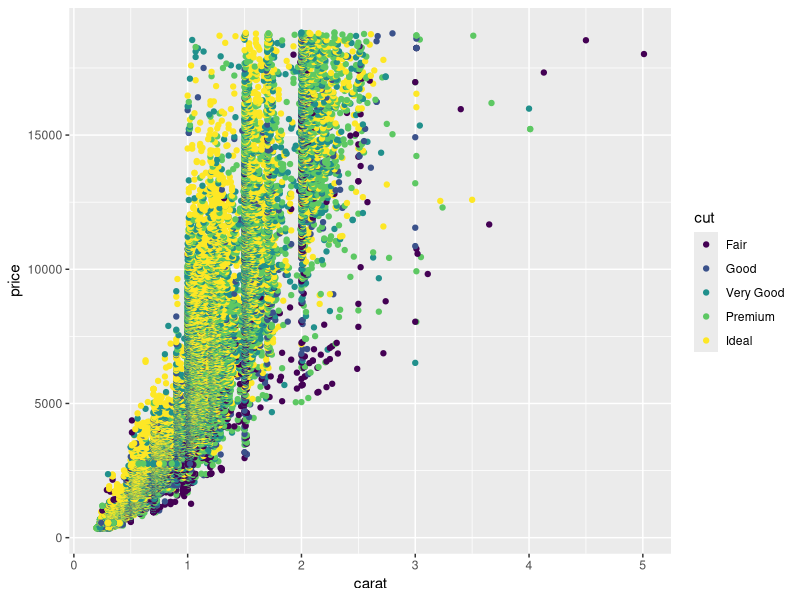
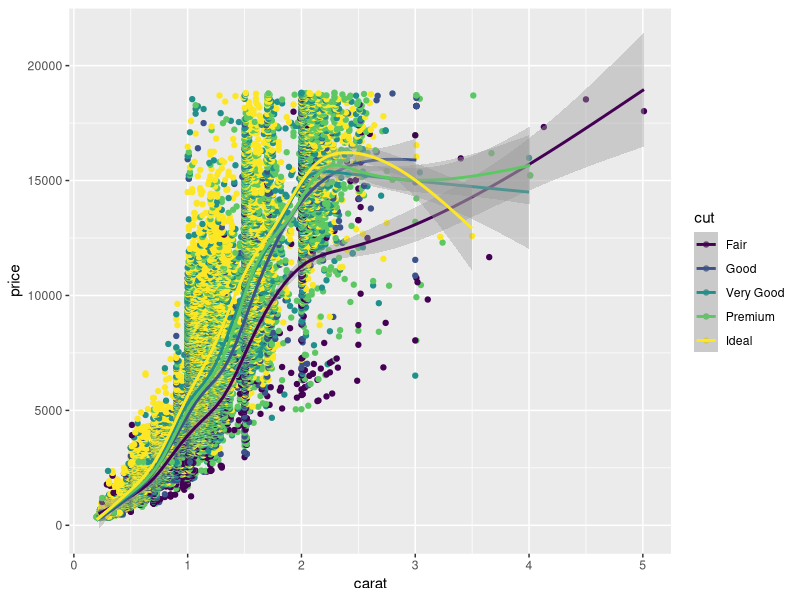

Write R code to recreate these figures, in order.
## ---- chunk 1
    # install.packages("ggplot2")
    library(ggplot2)
## ---- chunk 2
    head(diamonds)
## ---- chunk 3
    ggplot(diamonds, aes(x=carat, y=price, color=cut)) +
        geom_point()
## ---- chunk 4
    ggplot(diamonds) +
        geom_point(aes(x=carat, y=price, color=cut)) +
        geom_smooth(aes(x=carat, y=price, color=cut))
